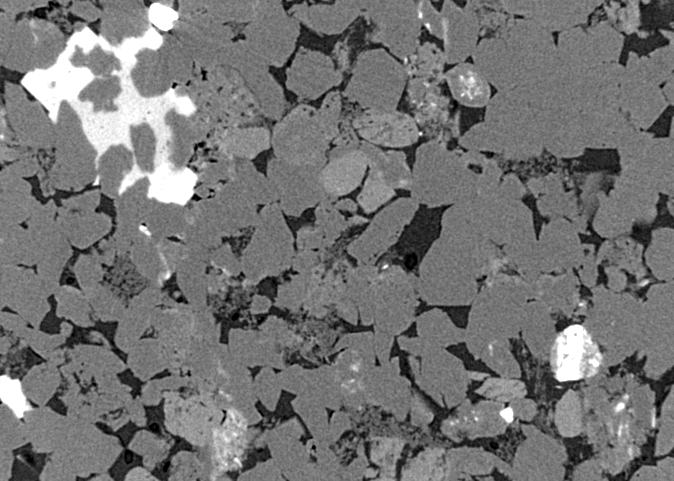
#> input picture images/sandstone.tif, 674 x 481 px
$ python '18_Edge detection using Canny.py'
#> lines starting #> are read from the running program, lines starting #| are printed output that depends on the picture
#!/usr/bin/env python3
# -*- coding: utf-8 -*-
"""
Created on Tue Aug 30 10:58:36 2022

@author: timjim
"""

from skimage import io, filters, feature
import matplotlib.pyplot as plt
from skimage.color import rgb2gray
import cv2
import numpy as np


img = cv2.imread('images/sandstone.tif', 0)
#> img is the input picture: shape (481, 674); min 0, max 255, mean 115.4

#Canny
canny_edge = cv2.Canny(img, 50, 80)  #Supply Thresholds 1 and 2
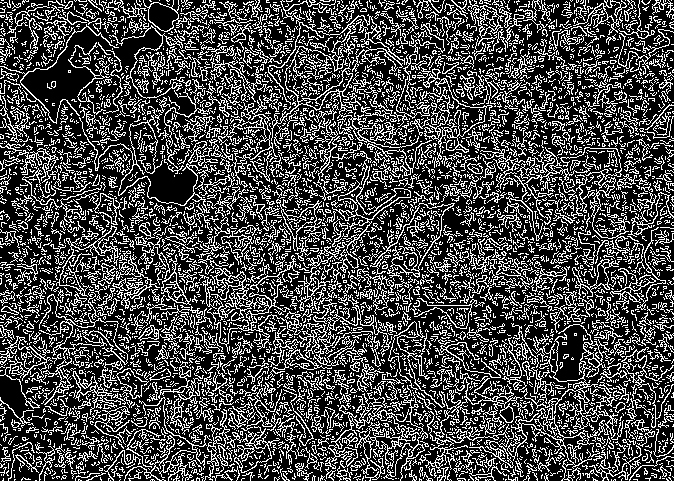
#> canny_edge: shape (481, 674); 28.5% white in thin lines or dots

#Autocanny
sigma = 0.3
median = np.median(img)
#> median = 119

# apply automatic Canny edge detection using the computed median
lower = int(max(0, (1.0 - sigma) * median))
#> lower = 83
#Lower threshold is sigma % lower than median
#If the value is below 0 then take 0 as the value

upper = int(min(255, (1.0 + sigma) * median))
#> upper = 154
#Upper threshold is sigma% higher than median
#If the value is larger than 255 then take 255 a the value

auto_canny = cv2.Canny(img, lower, upper)
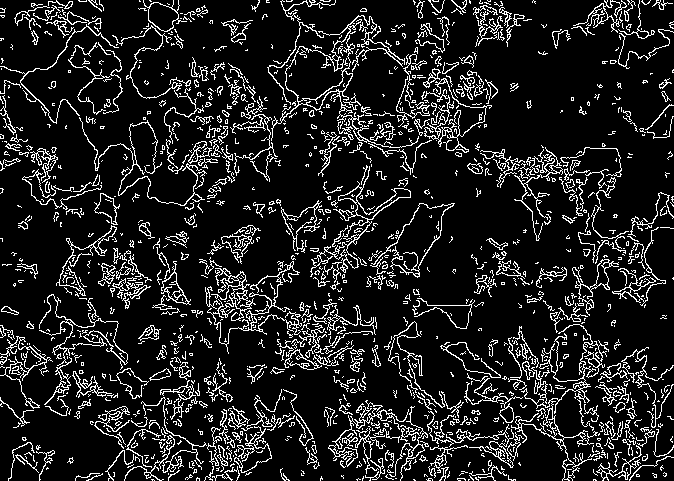
#> auto_canny: shape (481, 674); 12.8% white in thin lines or dots


cv2.imshow("Canny", canny_edge)
cv2.imshow("Auto Canny", auto_canny)
cv2.waitKey(0)
cv2.destroyAllWindows()
